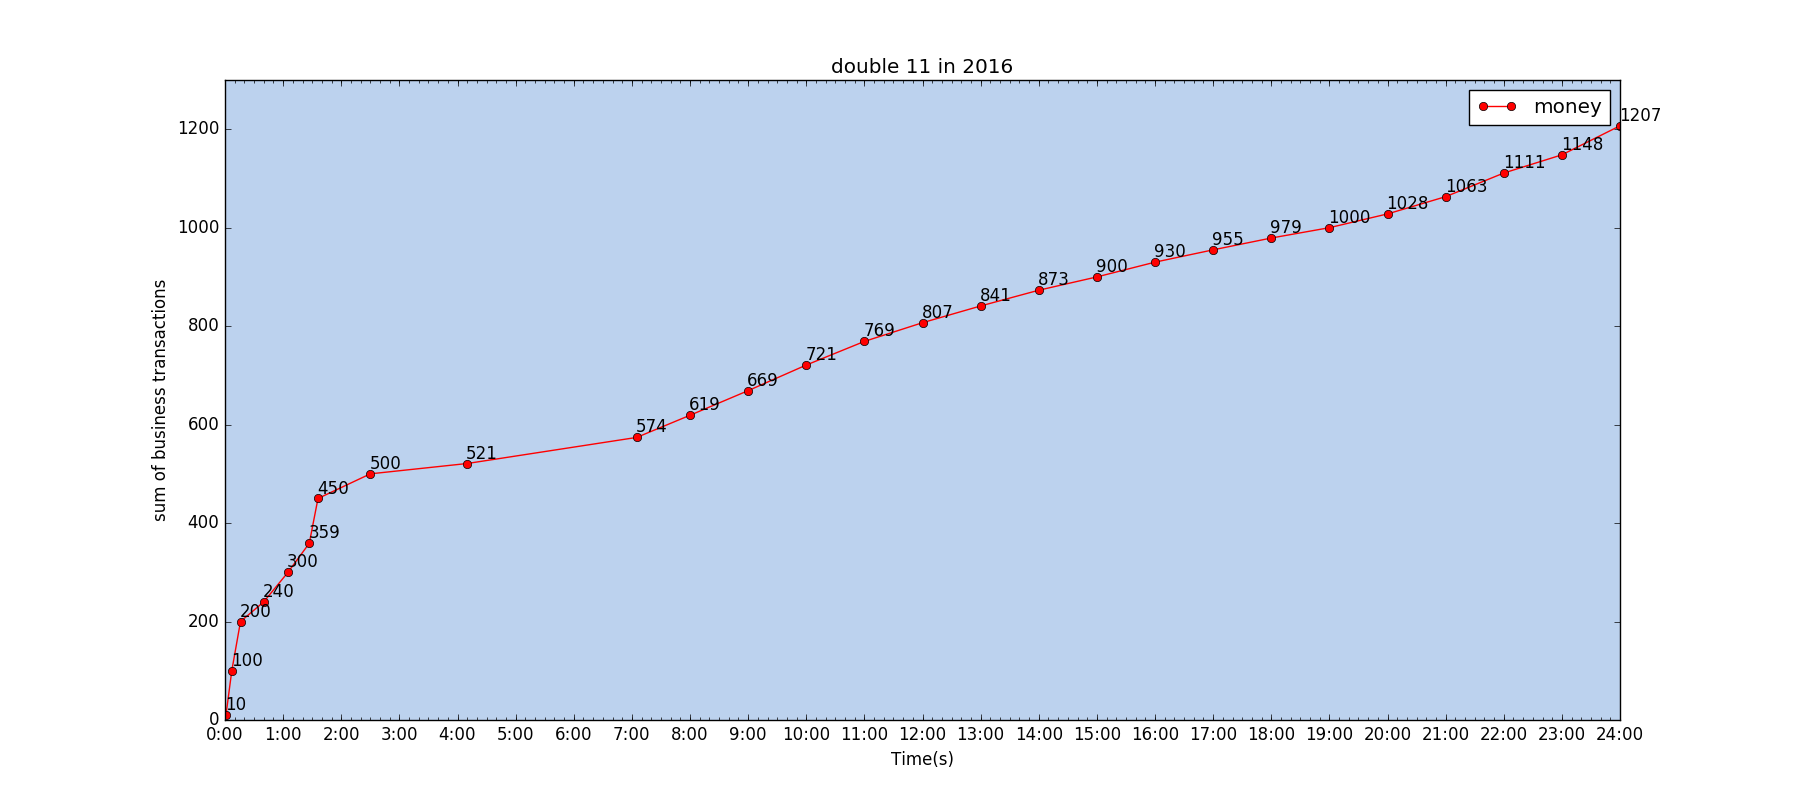

This figure's Python source:
#-*- coding:utf-8 -*-

import pandas as pd
import numpy as np
import matplotlib.pyplot as plt
from matplotlib.ticker import  MultipleLocator,FuncFormatter

figure = plt.figure(figsize=(18,8));
axe = figure.add_subplot(1,1,1,axisbg='#BCD2EE');
figure.patch.set_color('white');
figure.set_alpha(0.5);
axe.set_alpha(0.50);
y_2016 = [10,100,200,240,300,359,450,500,521,574,619,669,721,769,807,841,873,900,930,955,979,1000,1028,1063,1111,1148,1207];
x_2016 = [1,7,16,40,65,87,96,150,250,425,480,540,600,660,720,780,840,900,960,1020,1080,1140,1200,1260,1320,1380,1440];

for index in range(len(y_2016)):
    plt.annotate(str(y_2016[index]),xy=(x_2016[index],y_2016[index]),xytext=(x_2016[index]-1,y_2016[index]+10))
axe.plot(x_2016,y_2016,'ro-',label="money")
plt.legend(loc='best')
plt.xlabel("Time(s)")
plt.ylabel("sum of business transactions");
plt.title("double 11 in 2016")
plt.ylim(0,1300)
plt.xlim(0,60*24);
axe.xaxis.set_major_locator( MultipleLocator(60));
axe.xaxis.set_minor_locator( MultipleLocator(10) )
def xlabel(x,pos):
    num = int(x/60);
    label = str(num)+":00";
    return label;
axe.xaxis.set_major_formatter( FuncFormatter( xlabel ))
plt.show();
